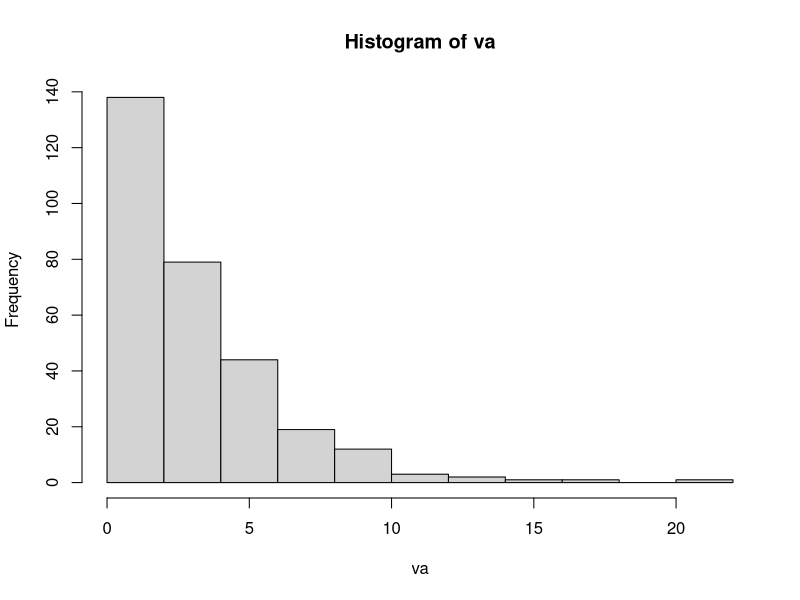
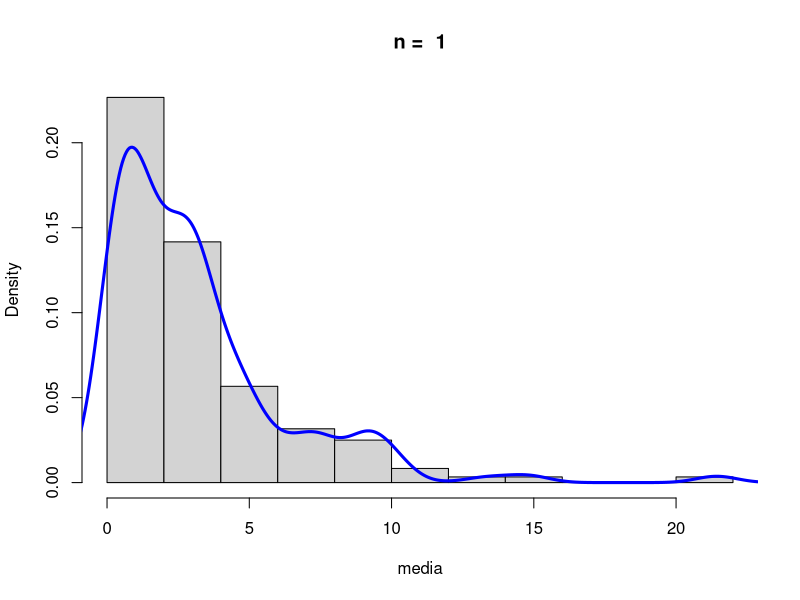
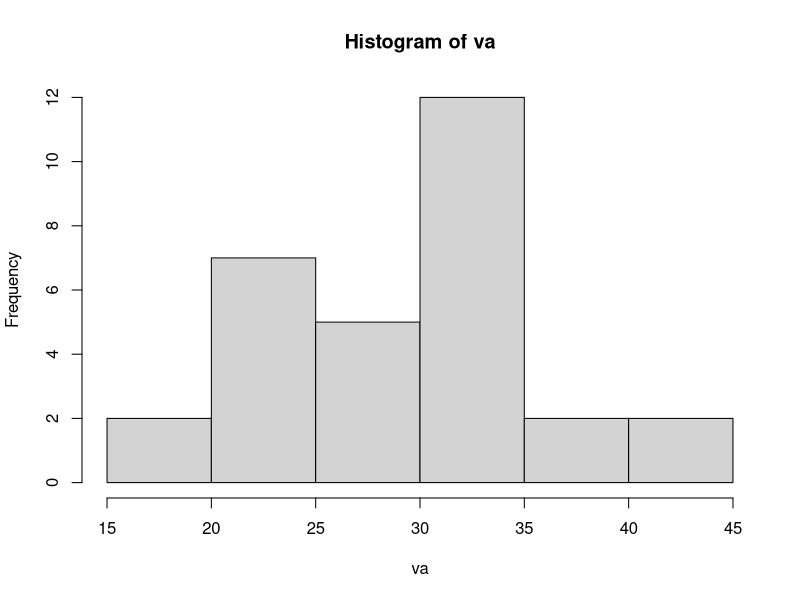
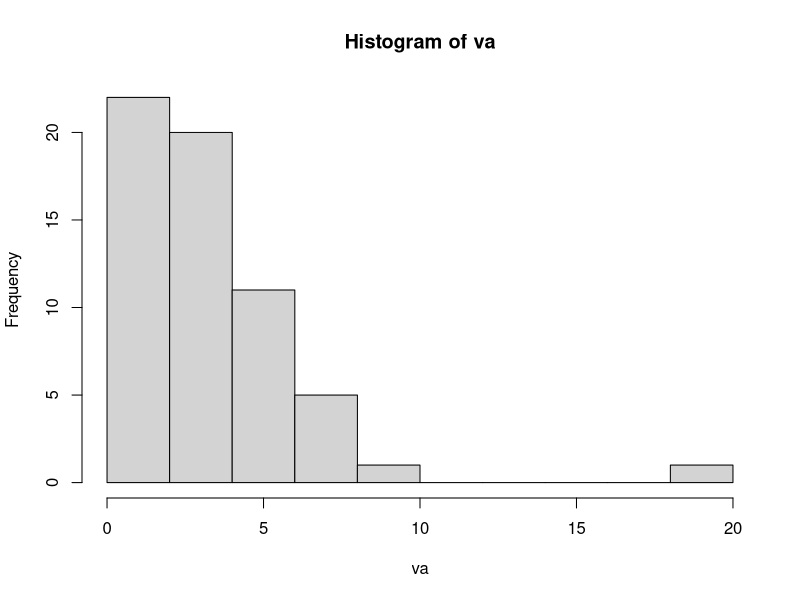
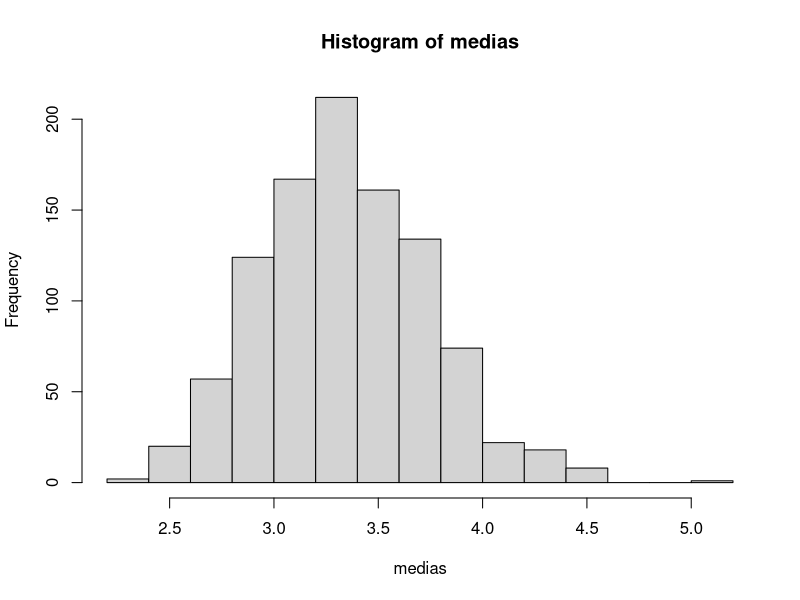
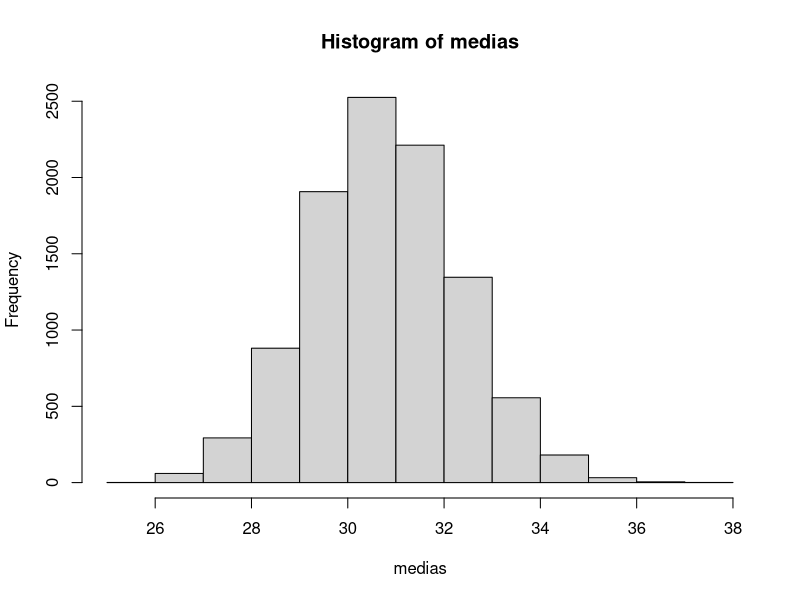

Source code (R) for these figures, in order:
va = rexp(300, rate=1/3)
hist(va)

n = 1
media = c()

for (i in 1:300) {
    subamostra = sample(va, size=n, replace=F)
    media[i] = mean(subamostra)
}

hist(media, main=paste('n = ', n), prob=T)
lines(density(media), lwd=3, col='blue')

# Intervalo de confiança
ic = 0.99
alfa = 1 - ic
area = 1 - (alfa / 2)
qnorm(area)

# Intervalo de confiança para média
ic = 0.95
alfa = 1 - ic
area = 1- (alfa / 2)
qt(area, df=n-1)

# Intervalo de confiança para proporção
# Intervalo de confiança de 95% para essa proporção, utilizando a distribuição Z (normal padrão)


###########################################################
####### Intervalo de Confiança #######
## AED - Capitulo 03 - Prof. Máiron Chaves ####
###########################################################
#Copie este código, cole no seu R e execute para ver os resultados
########## Intervalo de confiança para média amostral pela distribuição Normal Padrão #############################
# Obter o intervalo de confiança para uma variável cuja média = 30, desvio padrão = 7,31 e n = 30
#Temos que definir o nível de confiança do nosso intervalo.
#Podemos obter o valor do quantil para o nível de confiança desejado com a função qnorm()

#O quantil na distribuição normal padrão para 95% de confiança
ic = 0.95
alfa = 1-ic
a = 1-(alfa/2)
qnorm(a)
#Vamos armazenar os valores em objetos
media = 30
desvio_padrao_populacional = 7.31

n = 30
quantil_95 = qnorm(0.975)
#Aplicando a fórmula vista na apostila fica:
Limite_Superior = 30+quantil_95*(desvio_padrao_populacional/sqrt(n))
Limite_Inferior = 30-quantil_95*(desvio_padrao_populacional/sqrt(n))
paste("Com 95% de confiança, podemos afirmar que a média varia entre",Limite_Inferior," e ",Limite_Superior)

####################### Intervalo de confiança para a média amostral pela distribuição t de Student ############
#A teoria nos diz para utilizar a distribuição t de Student quando não soubermos o desvio padrão populacional.
#Vamos assumir que o desvio padrão que temos é obtido a partir da amostra
#Vamos armazenar os valores em objetos

media = 30
desvio_padrao_amostral = 7.31
n = 30
quantil_95_t = qt(0.975,df = n-1)
#Aplicando a fórmula vista na apostila fica:
Limite_Superior_t = 30+quantil_95_t*(desvio_padrao_amostral/sqrt(n))
Limite_Inferior_t = 30-quantil_95_t*(desvio_padrao_amostral/sqrt(n))
paste("Com 95% de confiança, podemos afirmar que a média varia entre",Limite_Inferior_t," e ",Limite_Superior_t)

#Supondo que nossa variável já esteja em um data frame aqui no R, tem um comando para
#fornecer o intervalo de confiança de forma bem mais fácil
#Vamos gerar com o comando rnorm() uma variável aleatoria com média 30, desvio padrão 7,31 e n = 30
va = rnorm(n = 30, mean = 30, sd = 7.31)
#Vamos visualizar a va gerada
hist(va)
#Calculando o intervalo de 95% de confiança com a distribuição t de Student
#com a funçao t.test()
IC = t.test(va, conf.level = 0.95)
IC$conf.int
#Pronto, já temos o intervalo de confiança para média. Beeem mais fácil assim :)

####################### Intervalo de confiança para a proporção ############
#Utilizando o exemplo da apostila, onde calculamos o intervalo para proporção onde
# 138 de n = 500 clientes realizaram a devolução do produto
#Vamos armazenar os valores em objetos
devolucoes = 138
n = 500
quantil_95 = qnorm(0.975)
proporcao_devolucoes = devolucoes/n
#Aplicando a fórmula vista na apostila fica:
Limite_Superior_prop = proporcao_devolucoes + quantil_95 * sqrt(proporcao_devolucoes*(1-proporcao_devolucoes)/n)
Limite_Inferior_prop = proporcao_devolucoes - quantil_95 * sqrt(proporcao_devolucoes*(1-proporcao_devolucoes)/n)
paste("Com 95% de confiança, podemos afirmar que a proporção varia entre",Limite_Inferior_prop," e ",Limite_Superior_prop)


#Podemos obter o intervalo de confiança para proporção mais fácil pela função prop.test()
IC_proporcao <- prop.test(x = 138, n = 500, conf.level = 0.95)
IC_proporcao$conf.int


############### Intervalo de confiança para média via Bootstrap ############
#Vamos gerar uma va seguindo uma distribuição qui-quadrado
va = rchisq(n = 60, df = 3)
#Observe o quão assimétrica é a va
hist(va)
#Inicializa variaveis
medias = c() #Essa variável é um vetor para armazenar a média de cada subamostra bootstrap
R = 1000 #Numero de subamostras extraídas para gerar a distribuição amostral de médias
#bootstrap

for (i in 1:R) {
 #Realiza uma subamostragem aleatória com reposição da va
 reamostra = sample(va, size = 50, replace = T)
 #Armazena a média da subamostra
 medias[i] = mean(reamostra)
}

#Distribuicao das médias das subamostras (distribuição amostral da média da va)
hist(medias)
#Observe que mesmo a variável original não seguindo uma distribuição normal, o Teorema Central do Limite

#nos garante que a distribuição das médias será normal se n é suficientemente grande
#A partir das médias geradas, precisamos achar dois valores, o que corta a cauda inferior
#e o que corta a cauda superior da distribuição. Lembrando que ela é simétrica
#Caso o intervalo desejado seja de 95% de confiança, temos que ordenar essa distribuição
#do menor valor para o maior e achar o valor que deixará 2,5% dos dados para trás e o
#valor que deixará 97,5% para trás

(1-0.95)/2
1-(1-0.95)/2

#Visualize o intervalo de confiança via bootstrap
quantile( medias, probs = c(0.025,0.975))
#Vamos realizar mais um experimento
#Geraremos uma va com média = 30 e desvio padrão amostral =7.31 e n = 30
va <- rnorm(n = 30, mean = 30, sd = 7.31)
#Iremos calcular o intervalo de confiança usando o Bootstrap e também com a distribuição
# t de Student. Compararemos os resultados.
#Inicializa variavel para armazenar as médias de cada subamostra
medias <- c()

R <- 10000 #Numero de subamostras extraídas para gerar a distribuição amostral de médias
#bootstrap
for (i in 1:R) {
 #Realiza uma subamostragem aleatória com reposição da va
 reamostra <- sample(va, size = 20, replace = T)
 #Armazena a média da subamostra
 medias[i] <- mean(reamostra)
}
#Distribuicao das médias das subamostras (distribuição amostral da média da va)
hist(medias)

#Limites inferior e superior do intervalo pelo bootstrap
quantile( medias, probs = c(0.025,0.975))
#Limites inferior e superior do intervalo via t de Student
IC<-t.test(va, conf.level = 0.95)
IC$conf.int


